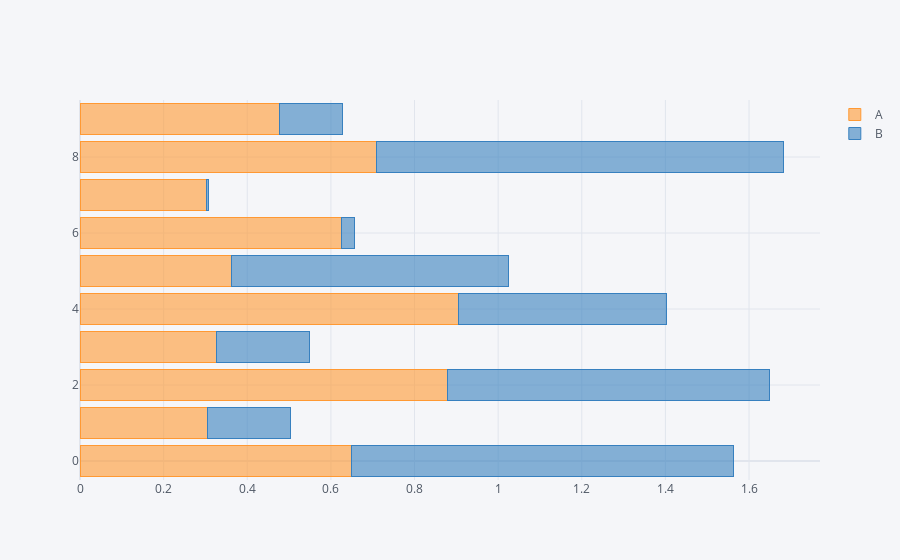

Notebook source saved alongside this figure:
### Code cell
df.iplot(kind='bar', barmode='stack', orientation='h')

### Figure 1 — Plotly figure (JSON) as saved in the notebook; plotly's stock layout.template omitted (floating-point values rounded to 4 significant figures)
{"data": [{"marker": {"color": "rgba(255, 153, 51, 0.6)", "line": {"color": "rgba(255, 153, 51, 1.0)", "width": 1}}, "name": "A", "orientation": "h", "text": "", "type": "bar", "x": [0.6486, 0.3039, 0.8782, 0.327, 0.9056, 0.3629, 0.6244, 0.3023, 0.7093, 0.4772], "y": [0, 1, 2, 3, 4, 5, 6, 7, 8, 9]}, {"marker": {"color": "rgba(55, 128, 191, 0.6)", "line": {"color": "rgba(55, 128, 191, 1.0)", "width": 1}}, "name": "B", "orientation": "h", "text": "", "type": "bar", "x": [0.9151, 0.1987, 0.7716, 0.2222, 0.4966, 0.6612, 0.03088, 0.004041, 0.9719, 0.1494], "y": [0, 1, 2, 3, 4, 5, 6, 7, 8, 9]}], "layout": {"barmode": "stack", "legend": {"bgcolor": "#F5F6F9", "font": {"color": "#4D5663"}, "traceorder": "normal"}, "paper_bgcolor": "#F5F6F9", "plot_bgcolor": "#F5F6F9", "title": {"font": {"color": "#4D5663"}}, "xaxis": {"gridcolor": "#E1E5ED", "showgrid": true, "tickfont": {"color": "#4D5663"}, "title": {"font": {"color": "#4D5663"}, "text": ""}, "zerolinecolor": "#E1E5ED"}, "yaxis": {"gridcolor": "#E1E5ED", "showgrid": true, "tickfont": {"color": "#4D5663"}, "title": {"font": {"color": "#4D5663"}, "text": ""}, "zerolinecolor": "#E1E5ED"}}}
